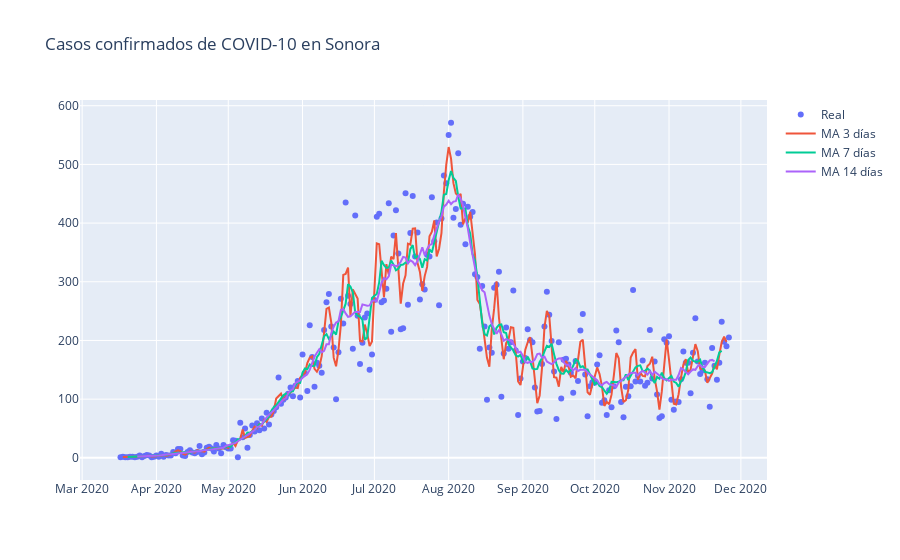

Notebook source saved alongside this figure:
### Markdown cell above
### Suavizado por medias moviles

El suavizado por media movil utiliza una ventana de tiempo en los datos para suavizar. La ventana de tiempo debe de tener sentido para los datos, pero se puede jugar con ella. 

Para esto se usa el método `rolling` el cual se puede usar con otros tipos de funciones.

### Code cell
confirmados["ma 3"] = confirmados.CASOS.rolling(window=3, center=True).mean()
confirmados["ma 7"] = confirmados.CASOS.rolling(window=7, center=True).mean()
confirmados["ma 14"] = confirmados.CASOS.rolling(window=14, center=True).mean()

fig = go.Figure(
).add_scatter(
    x=confirmados.index,
    y=confirmados["CASOS"],
    mode='markers',
    name="Real"
).add_scatter(
    x=confirmados.index,
    y=confirmados["ma 3"],
    hovertemplate="%{y:.1f}",
    name="MA 3 días"
).add_scatter(
    x=confirmados.index,    
    y=confirmados["ma 7"],
    hovertemplate="%{y:.1f}",
    name="MA 7 días"
).add_scatter(
    x=confirmados.index,
    y=confirmados["ma 14"],
    hovertemplate="%{y:.1f}",
    name="MA 14 días"
).update_layout(
    title='Casos confirmados de COVID-10 en Sonora',
    hovermode="x unified"
).show()

### Figure 1 — Plotly figure (JSON) as saved in the notebook; plotly's stock layout.template omitted (floating-point values rounded to 4 significant figures; data arrays with more than 128 entries replaced by an {"elided": "..."} marker saying what was removed)
{"data": [{"mode": "markers", "name": "Real", "type": "scatter", "x": {"elided": "256 str values"}, "y": {"elided": "256 int values"}}, {"hovertemplate": "%{y:.1f}", "name": "MA 3 días", "type": "scatter", "x": {"elided": "256 str values"}, "y": {"elided": "256 float values"}}, {"hovertemplate": "%{y:.1f}", "name": "MA 7 días", "type": "scatter", "x": {"elided": "256 str values"}, "y": {"elided": "256 float values"}}, {"hovertemplate": "%{y:.1f}", "name": "MA 14 días", "type": "scatter", "x": {"elided": "256 str values"}, "y": {"elided": "256 float values"}}], "layout": {"hovermode": "x unified", "title": {"text": "Casos confirmados de COVID-10 en Sonora"}}}
